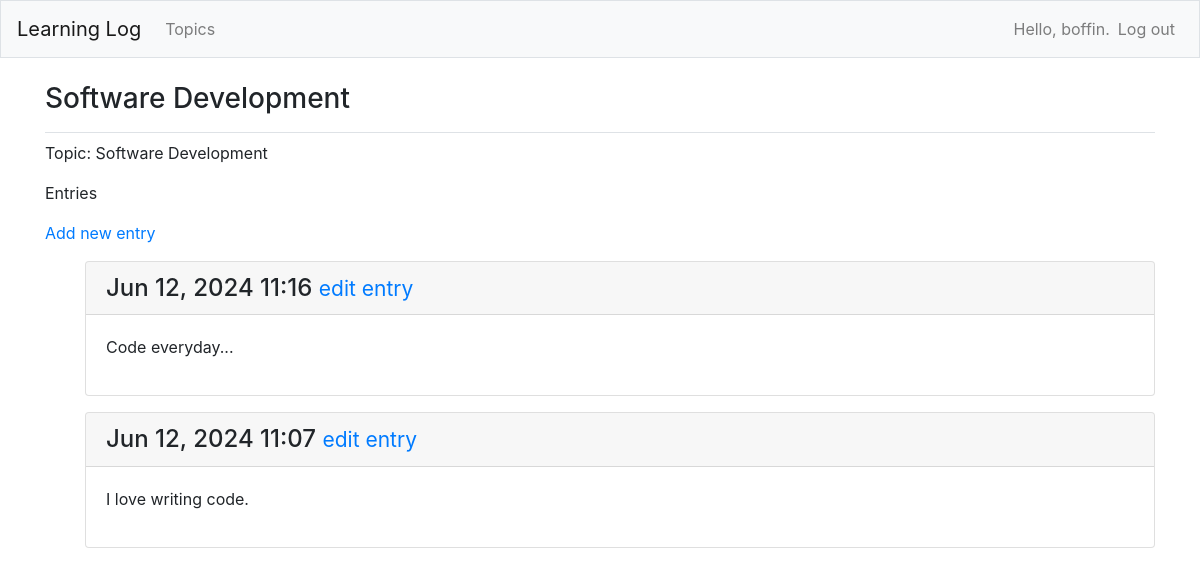
The page /topics/2/ (signed in) on the database its author committed.
### log/models.py (models this page shows, shortened)
class Topic(models.Model):
    text = models.CharField(max_length=250)
    date_added = models.DateTimeField(auto_now_add=True)
    owner = models.ForeignKey(User, on_delete=models.CASCADE)
    def __str__(self):
        return self.text

class Entry(models.Model):
    topic = models.ForeignKey(Topic, on_delete=models.CASCADE)
    text = models.TextField()
    date_added = models.DateTimeField(auto_now_add=True)
    class Meta:
        verbose_name_plural = "entries"

### log/views.py (the view)
# urls.py: path('topics/<int:topic_id>/', views.topic, name='topic'),
@login_required
def topic(request, topic_id):
    topic = Topic.objects.get(id=topic_id)
    if topic.owner != request.user:
        raise Http404
    entries = topic.entry_set.order_by('-date_added')
    context = {'topic': topic, 'entries': entries}
    return render(request, 'log/topic.html', context)

### log/templates/log/topic.html
{% extends 'log/base.html' %}
{% block page_header %}
  <h3>{{ topic }}</h3>
{% endblock page_header %}
{% block page_content %}
  <p>Topic: {{ topic }}</p>
  <p>Entries</p>
  <p>
    <a href="{% url 'log:new_entry' topic.id %}">Add new entry</a>
  </p>
  <ul>
    {% for entry in entries %}
    <div class="card mb-3">
      <h4 class="card-header">
       {{ entry.date_added|date:'M d, Y H:i' }}
       <small><a href="{% url 'log:edit_entry' entry.id %}">
        edit entry</a></small>
       </h4>
       <div class="card-body">
       {{ entry.text|linebreaks }}
       </div>
      </div>
    {% empty %}
        <li>No entries yet</li>
    {% endfor %}
  </ul>
{% endblock page_content %}

### log/templates/log/base.html (shortened to what this page needs)
{% load bootstrap4 %}
<!DOCTYPE html>
<html lang=en>
    <head>
        {% bootstrap_css %}
    </head>
    <body>
        <nav class="navbar navbar-expand-md navbar-light bg-light mb-4 border">
            <a class="navbar-brand" href="{% url 'log:index'%}">
            Learning Log</a>
            <div class="collapse navbar-collapse" id="navbarCollapse">
                <ul class="navbar-nav mr-auto">
                    <li class="nav-item">
                        <a class="nav-link" href="{% url 'log:topics'%}">
                            Topics
                        </a>
                    </li>
                </ul>
                <ul class="navbar-nav ml-auto">
                    {% if user.is_authenticated %}
                    <li class="nav-item">
                        <span class="navbar-text">Hello, {{ user.username }}.</span>
                    </li>
                    <li class="nav-item">
                        <a class="nav-link" href="{% url 'users:logout' %}">Log out</a>
                    </li>
                    {% endif %}
                </ul>
            </div>
        </nav>
        <main role="main" class="container">
            <div class="pb-2 mb-2 border-bottom">
                {% block page_header %}{% endblock page_header %}
            </div>
            <div>
                {% block page_content %}{% endblock page_content %}
            </div>
        </main>
    </body>
</html>

### rows shown on the page
Topic: text "Software Development"
Entry: date_added "Jun 12, 2024 11:16", text "Code everyday..."
Entry: date_added "Jun 12, 2024 11:07", text "I love writing code."

### other values the page prints
{{ user.username }} "boffin"
